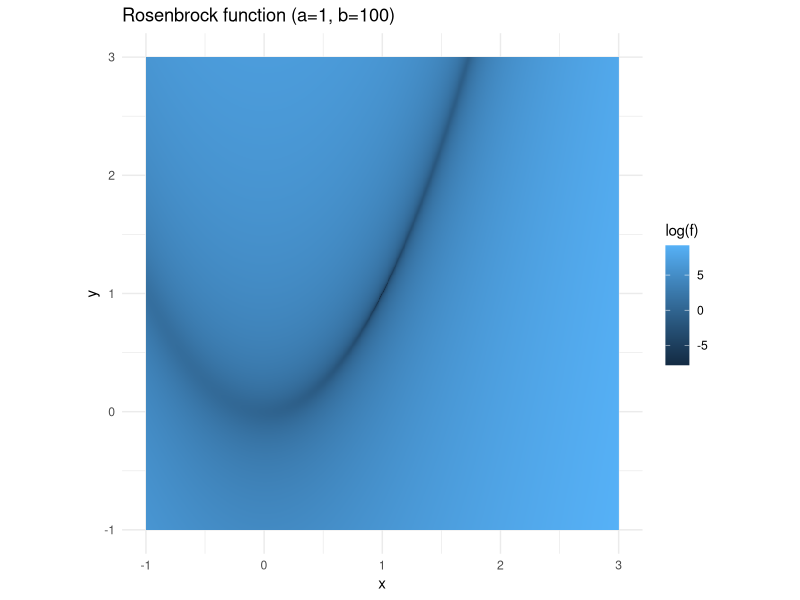

Source code (R):
## ---- chunk 1
options(
  width=80
)

local({
  hook_old <- knitr::knit_hooks$get("error")  # save the old hook
  knitr::knit_hooks$set(error = function(x, options) {
    x = sub("## \n## Detailed traceback:\n.*$", "", x)
    x = sub("Error in py_call_impl\\(.*?\\)\\: ", "", x)
    hook_old(x, options)
  })
})
## ---- chunk 2
library(tidyverse)
expand.grid(
    x = seq(-1,3, length.out = 1000),
    y = seq(-1,3, length.out = 1000)
) %>%
    mutate(
        f = (1-x)^2 + 100*(y-x^2)^2
    ) %>%
    ggplot(aes(x=x,y=y,fill=log(f))) +
        geom_raster() +
        theme_minimal() +
        labs(title = "Rosenbrock function (a=1, b=100)") +
        coord_fixed()
